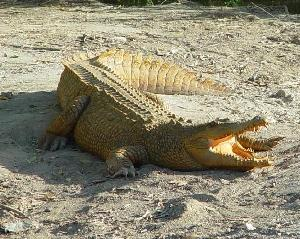
#> input picture feature_descriptors/Data/crocodile/image_0001.jpg, 300 x 239 px; its folder holds 4 pictures in this run
$ python svm.py   (Python 2 division)
#> lines starting #> are read from the running program, lines starting #| are printed output that depends on the picture
import cv2
import numpy as np


def classify(pth):
    feature = feature_extract(pth)
    p = svm.predict(feature)
    print p


def feature_extract(pth):
    im = cv2.imread(pth)
    return bowDiction.compute(to_gray(im), gen_kaze_features(to_gray(im))[0])


def to_gray(color_img):
    gray = cv2.cvtColor(color_img, cv2.COLOR_BGR2GRAY)
    gray = cv2.resize(gray, (600, 450))
    return gray


def gen_kaze_features(gray_img):
    sift = cv2.KAZE_create()
    kp, desc = sift.detectAndCompute(gray_img, None)
    return kp, desc


BOW = cv2.BOWKMeansTrainer(37)

print "1"
prod1 = {}
for i in range(1, 51):  # 397
    if i % 7 == 0:
        continue
    img = cv2.imread('./Data/crocodile/image_' + ('%04d' % i) + '.jpg')
#> img is the input picture: shape (239, 300, 3); mean B, G, R 115.1, 137.9, 143.9
    gray = to_gray(img)
#> in to_gray, `gray = cv2.cvtColor(color_img, cv2.COLOR_BGR2GRAY)`:
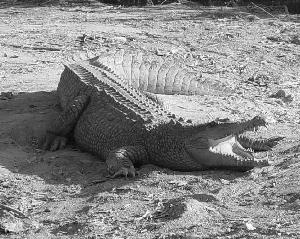
#> gray: shape (239, 300); min 1, max 254, mean 137.1
#> in to_gray, `gray = cv2.resize(gray, (600, 450))`:
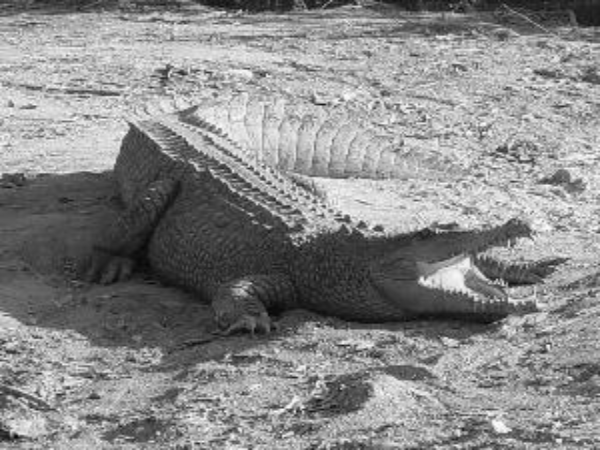
#> gray: shape (450, 600); min 6, max 252, mean 137
    kp, desc = gen_kaze_features(gray)
#> in gen_kaze_features, `kp, desc = sift.detectAndCompute(gray_img, None)`: kp = 1758 keypoints; strongest (x, y, size): (451, 275, 25.2), (500, 425, 9.3), (378, 228, 5.8), (517, 228, 16)
    prod1[i] = kp
    BOW.add(desc)
#> pass 2 of the loop `for i in range(1, 51):`:
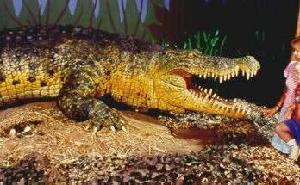
#> input picture feature_descriptors/Data/crocodile/image_0002.jpg, 300 x 185 px
#> img is the input picture: shape (185, 300, 3); mean B, G, R 59.1, 87.4, 112
#> in to_gray (call 2), `gray = cv2.cvtColor(color_img, cv2.COLOR_BGR2GRAY)`:
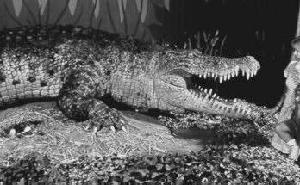
#> gray: shape (185, 300); min 0, max 249, mean 91.5
#> in to_gray (call 2), `gray = cv2.resize(gray, (600, 450))`:
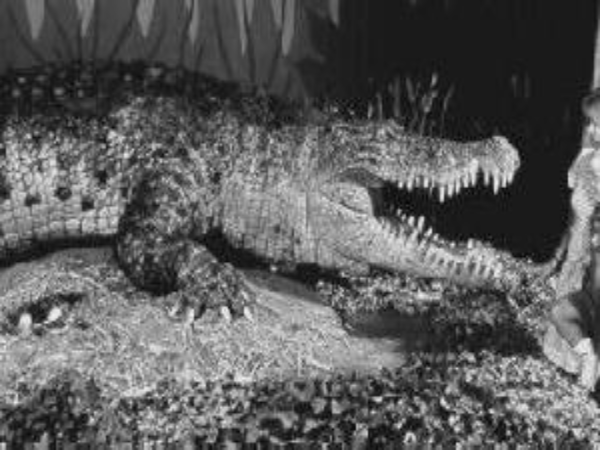
#> gray: shape (450, 600); min 4, max 240, mean 91.4
#> in gen_kaze_features (call 2), `kp, desc = sift.detectAndCompute(gray_img, None)`: kp = 2055 keypoints; strongest (x, y, size): (54, 313, 9.1), (504, 162, 26.6), (25, 319, 8.1), (38, 310, 15.3)
#> pass 3 of the loop `for i in range(1, 51):`:
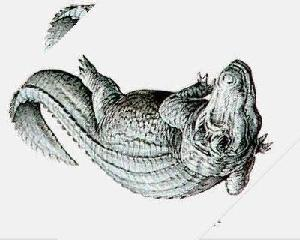
#> input picture feature_descriptors/Data/crocodile/image_0003.jpg, 300 x 240 px
#> img is the input picture: shape (240, 300, 3); mean B, G, R 206.6, 208, 206.1
#> in to_gray (call 3), `gray = cv2.resize(gray, (600, 450))`:
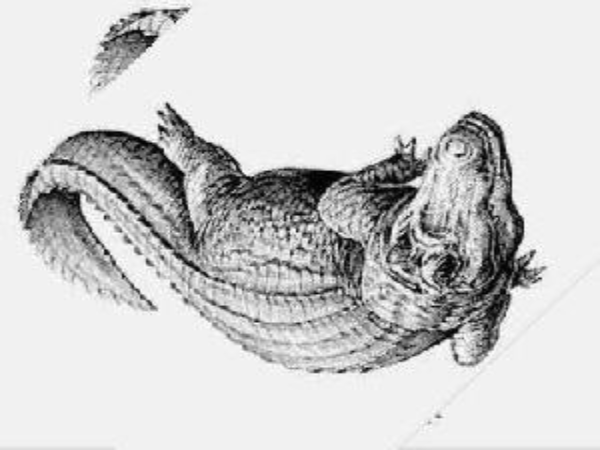
#> gray: shape (450, 600); min 0, max 255, mean 207.2
#> in gen_kaze_features (call 3), `kp, desc = sift.detectAndCompute(gray_img, None)`: kp = 1811 keypoints; strongest (x, y, size): (173, 15, 9.1), (316, 183, 24.6), (161, 129, 5.7), (33, 177, 9.4)
#> (the run stopped early here; a loop or call above may not have finished)
